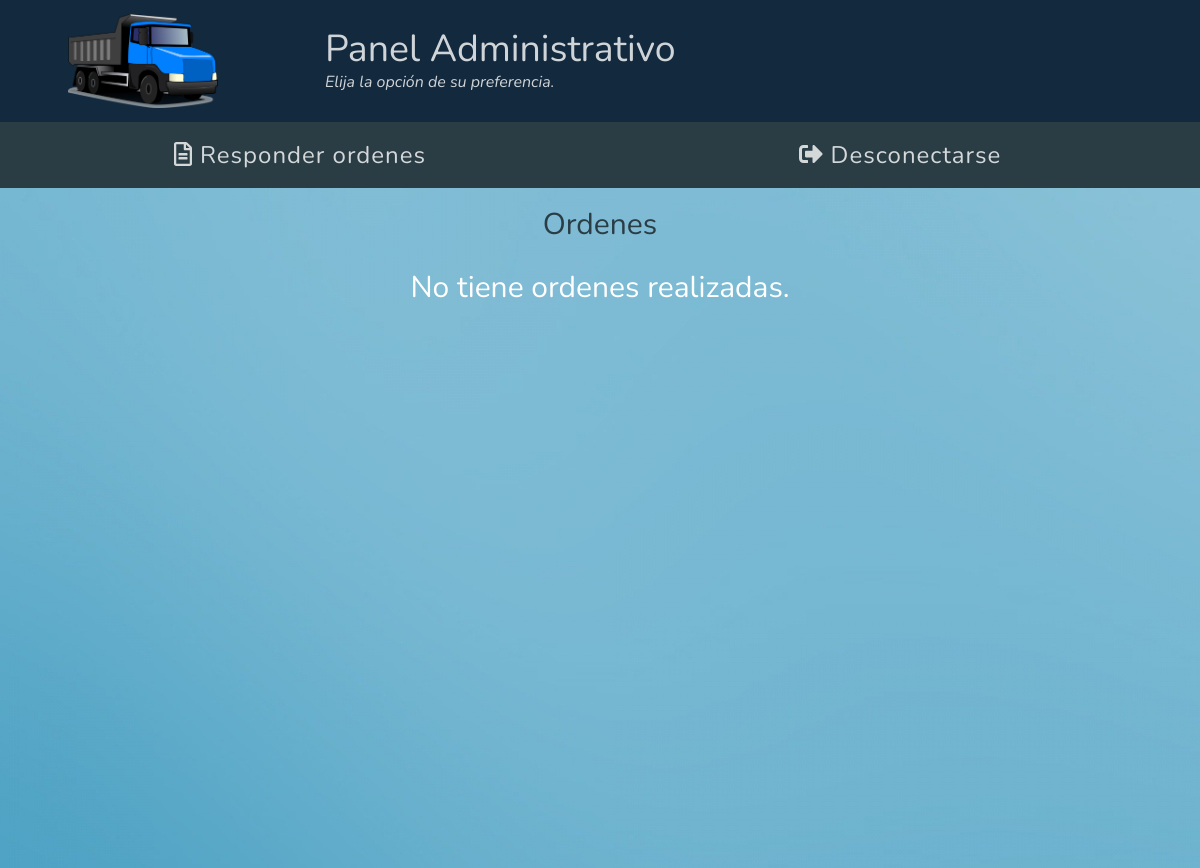
Page /index.php?art=adminsolicitudes (signed in) on the earlier database version.
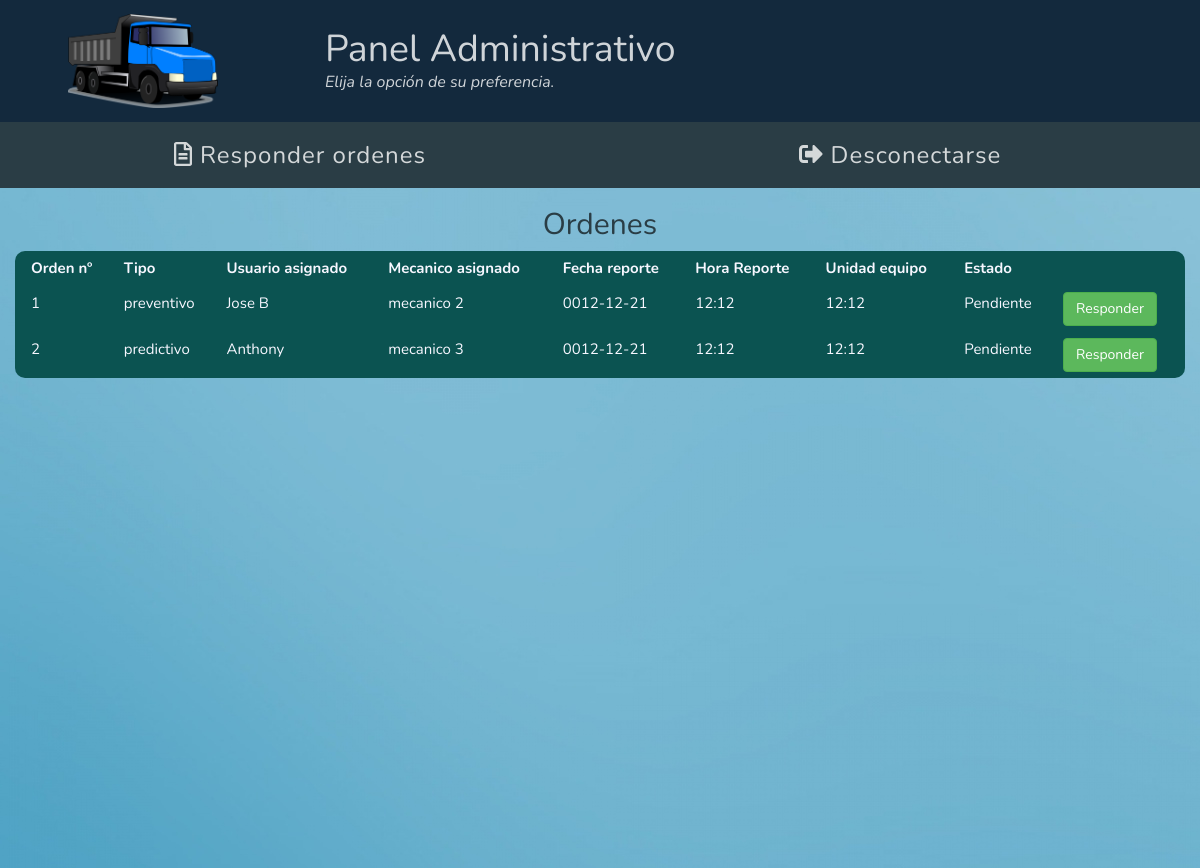
Same page on the later database version.
### tables this page shows
CREATE TABLE `ordenes` (
  `id_orden` int(20) NOT NULL,
  `id_usuario_emisor` int(20) NOT NULL,
  `id_usuario_receptor` int(20) NOT NULL,
  `tipo_mantenimiento` varchar(20) NOT NULL,
  `usuario_equipo` varchar(50) NOT NULL,
  `mecanico_asignado` varchar(50) NOT NULL,
  `fecha_reporte` varchar(50) NOT NULL,
  `hora_reporte` varchar(20) NOT NULL,
  `fecha_inicio` varchar(20) NOT NULL,
  `hora_inicio` varchar(20) NOT NULL,
  `fecha_culminacion` varchar(20) NOT NULL,
  `hora_culminacion` varchar(20) NOT NULL,
  `km` int(50) NOT NULL,
  `unidad_equipo` varchar(50) NOT NULL,
  `placa_equipo` varchar(50) NOT NULL,
  `ultima_actividad` varchar(100) NOT NULL,
  `taller_externo` varchar(100) NOT NULL,
  `fecha_inicio_taller` varchar(50) NOT NULL,
  `fecha_culminacion_taller` varchar(50) NOT NULL,
  `hora_taller` varchar(20) NOT NULL,
  `garantia` varchar(20) NOT NULL,
  `descripcion_falla` varchar(200) NOT NULL,
  `estado_orden` varchar(20) NOT NULL
);

### adminsolicitudes.php (the view, shortened to what this page needs)
<?php
  include_once('conexion.php');
?>
<div class="container-fluid" style="height:85vh;">
  <h2 class="fgray">Ordenes</h2>
  <?php
    $querybuscarU= $mysqli->query("SELECT * FROM ordenes") or
      die ("<br> No se puede ejecutar query para buscar datos P".$mysqli->error);
    if (mysqli_num_rows($querybuscarU) > 0)
    {
      echo "<table class='w3-table bgreen fwhite1'>";
      echo "<tr>";
      echo "<th> Orden nº </th>";
      echo "<th> Tipo </th>";
      echo "<th> Usuario asignado </th>";
      echo "<th> Mecanico asignado </th>";
      echo "<th> Fecha reporte </th>";
      echo "<th> Hora Reporte </th>";
      echo "<th> Unidad equipo </th>";
      echo "<th> Estado </th>";
      while (($fila=mysqli_fetch_array($querybuscarU)))
      {
        $id_orden=$fila['id_orden'];
        $tipo_mantenimiento=$fila['tipo_mantenimiento'];
        $usuario_equipo=$fila['usuario_equipo'];
        $mecanico_asignado=$fila['mecanico_asignado'];
        $fecha_reporte=$fila['fecha_reporte'];
        $hora_reporte=$fila['hora_reporte'];
        $unidad_equipo=$fila['unidad_equipo'];
        $estado_orden = $fila['estado_orden'];
          echo "<tr>";
          echo "<td>$id_orden</td>";
          echo "<td>$tipo_mantenimiento</td>";
          echo "<td>$usuario_equipo</td>";
          echo "<td>$mecanico_asignado</td>";
          echo "<td>$fecha_reporte</td>";
          echo "<td>$hora_reporte</td>";
          echo "<td>$unidad_equipo</td>";
          echo "<td>$estado_orden</td>";
          echo "<td>
            <a href='index.php?art=responderorden&id=$id_orden'><button class='btn btn-success'>Responder</button></a>
          </td>";
      }
     echo "</tr>";
    echo "</tr>";
    }
    else {
      echo "<h2>No tiene ordenes realizadas.</h2>";
    }
  ?>
</div>

### index.php (shortened to what this page needs)
<!DOCTYPE html>
<html>
<head>
	<?php
		include_once('head.php');
	?>
</head>
<body>
	<header id="logo">
		<?php
			include_once('logo.php');
	 	?>
	</header>
	<section id="menu">
		<?php
			include_once('menu.php');
		?>
	</section>
	<section id="body" class="bwhite2">
		<article>
			<?php
				$Articulo = $_GET['art'];
				if ( $Articulo == adminsolicitudes ) {
					include_once('adminsolicitudes.php');
				}
			?>
		</article>
	</section>
</body>
</html>

### head.php (shortened to what this page needs)
<link rel="stylesheet" type="text/css" href="css/bootstrap.css">
 <link rel="stylesheet" type="text/css" href="css/estilos.css">
<link rel="stylesheet" href="https://maxcdn.bootstrapcdn.com/font-awesome/4.3.0/css/font-awesome.min.css">
 <link rel="stylesheet" href="https://cdnjs.cloudflare.com/ajax/libs/normalize/5.0.0/normalize.min.css">

### logo.php
	<div class="container-fluid bblue2 fwhite1">
		 <div class="row" >
			  <div class="col-xs-3 col-lg-3 col-md-3  box" style="padding-left:0;">
				<a href="index.php"><img src="image/5.png" style="display:block; margin:auto; width:150px; margin-top:5%;margin-bottom:5%" ></a>
				</div>
				<div class="col-xs-9 col-lg-9 col-md-9" style="text-align: left;vertical-align: middle; margin-top:1.5%;">
							<h1>Panel Administrativo</h1>
						  <h2 class="sub-title">Elija la opción de su preferencia.</h2>
				</div>
		</div>
</div>

### menu.php (shortened to what this page needs)
<div class="container-fluid bgray menu">
	<div class="row">
	<?php
	  $id = $_SESSION['cargo'];
	 if (isset($_SESSION['usuario']))
		   if ($id == 1) {
        echo "<a href='index.php?art=adminsolicitudes'><div class='col-md-6'><h3><i class='far fa-file-alt'></i>Responder ordenes</h3></div></a>";
        echo "<a href='index.php?art=salir'><div class='col-md-6'><h3><i class='fas fa-sign-out-alt'></i>Desconectarse</h3></div></a>";
		   }
		   else {
        echo "<a href='index.php?art=solicitudes&id=$id'><div class='col-md-6'><h3><i class='far fa-file-alt'></i>Lista de ordenes</h3></div></a>";
        echo "<a href='index.php?art=salir'><div class='col-md-6'><h3><i class='fas fa-sign-out-alt'></i>Desconectarse</h3></div></a>";
		   }
		    else
		 	  {
		     echo"<a href='index.php?art=login'><div class='col-md-12'><h3><i class='fas fa-sign-in-alt'></i>Entrar al Sistema</h3></div></a>";
		    }
		?>
		</div>
	</div>

### css/estilos.css (style rules this page uses)
* { margin: 0px; padding: 0px; font-family: 'Nunito', sans-serif !important; }
table { border-radius: 10px; }
.menu { letter-spacing: 1px; }
svg.svg-inline--fa.fa-sign-in-alt.fa-w-16, svg.svg-inline--fa.fa-user-times.fa-w-20, svg.svg-inline--fa.fa-file-alt.fa-w-12, svg.svg-inline--fa.fa-sign-out-alt.fa-w-16, svg.svg-inline--fa.fa-users.fa-w-20, svg.svg-inline--fa.fa-road.fa-w-18 { margin-right: 8px; }
.bgreen { background-color: #0B5351; }
.fgray { color: #2A3D45; }
div h2 { margin-bottom: 0; }
.bblue2 { background-color: #13293D; }
.fwhite1 { color: #F7F7FF; }
.bgray { background-color: #2A3D45; }
div h1 { font-size: 2.5em; margin:0; }
.sub-title { margin: 0; font-style: italic; margin-top: -15px; font-size: 16px; }
.container-fluid h1 { margin: 0; }
header, section, article, nav, figure, figcapture { display: block; }
body { text-align: center; }
* { -webkit-box-sizing:border-box;-moz-box-sizing:border-box;box-sizing:border-box }
html { -ms-text-size-adjust:100%;-webkit-text-size-adjust:100% }
body { margin:0 }
article,aside,details,figcaption,figure,footer,header,hgroup,main,menu,nav,section,summary { display:block }
a { background-color:transparent }
img { border:0 }
svg:not(:root) { overflow:hidden }
button,input,select,textarea { font:inherit;margin:0 }
button { overflow:visible }
button,select { text-transform:none }
button,html input[type=button],input[type=reset],input[type=submit] { -webkit-appearance:button;cursor:pointer }
html,body { font-family:Verdana,sans-serif;font-size:15px;line-height:1.5 }
html { overflow-x:hidden }
h1,h2,h3,h4,h5,h6,.w3-slim,.w3-wide { font-family:"Segoe UI",Arial,sans-serif }
h1 { font-size:36px }
h2 { font-size:30px }
h3 { font-size:24px }
h1,h2,h3,h4,h5,h6 { font-weight:400;margin:10px 0 }
img { margin-bottom:-5px }
a { color:inherit }
.w3-table,.w3-table-all { border-collapse:collapse;border-spacing:0;width:100%;display:table }
.w3-table td,.w3-table th,.w3-table-all td,.w3-table-all th { padding:6px 8px;display:table-cell;text-align:left;vertical-align:top }
.w3-table th:first-child,.w3-table td:first-child,.w3-table-all th:first-child,.w3-table-all td:first-child { padding-left:16px }

Differences in the rows shown:
added ordenes: id_orden "1", tipo_mantenimiento "preventivo", usuario_equipo "Jose B", mecanico_asignado "mecanico 2", fecha_reporte "0012-12-21", hora_reporte "12:12", unidad_equipo "12:12", estado_orden "Pendiente"
added ordenes: id_orden "2", tipo_mantenimiento "predictivo", usuario_equipo "Anthony", mecanico_asignado "mecanico 3", fecha_reporte "0012-12-21", hora_reporte "12:12", unidad_equipo "12:12", estado_orden "Pendiente"
Other differences:
text no longer shown: "No tiene ordenes realizadas."
text now shown: "Orden nº Tipo Usuario asignado Mecanico asignado Fecha reporte Hora Reporte Unidad equipo Estado"
